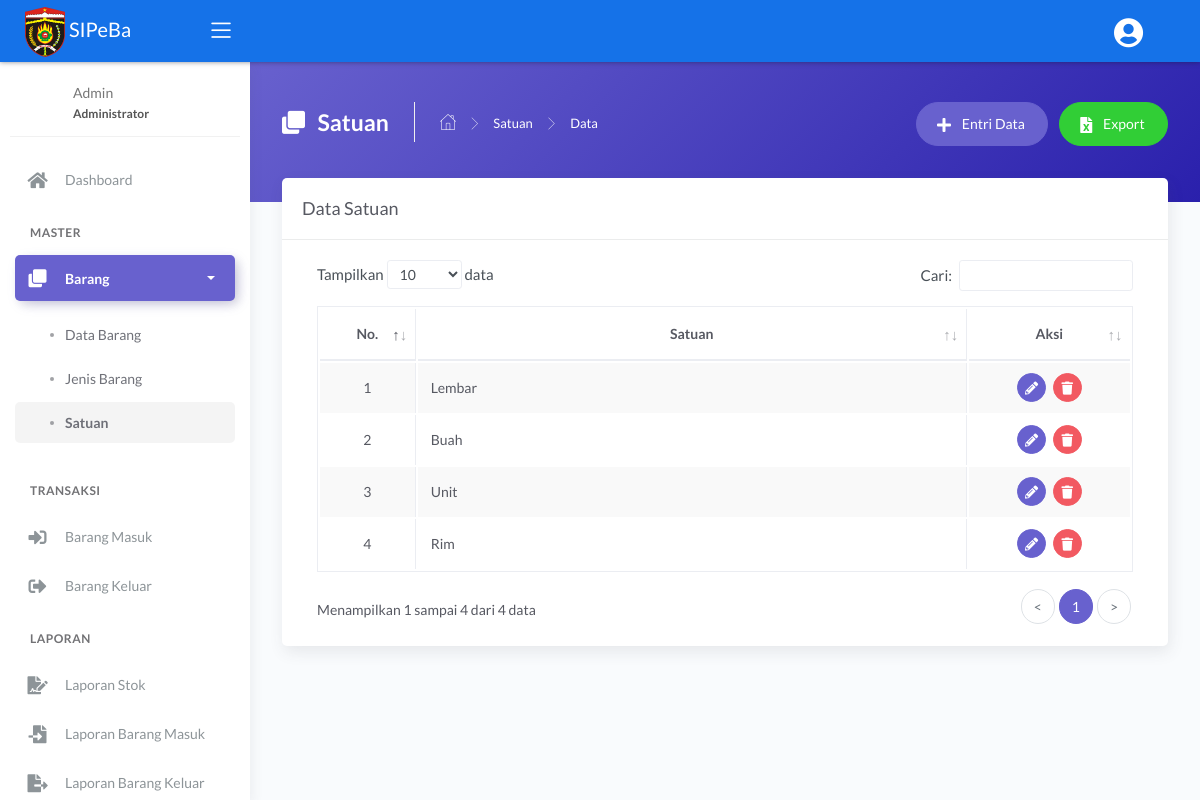
The app's page /main.php?module=satuan (signed in), older data.
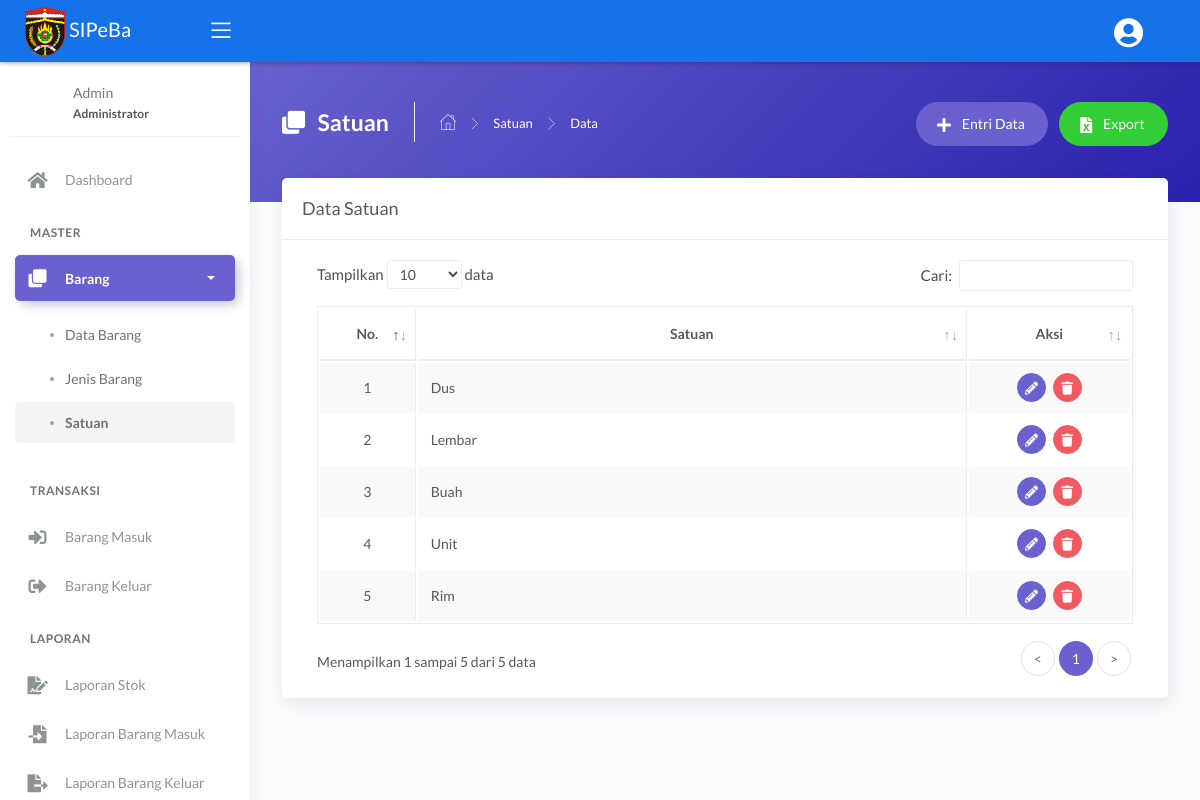
The same page, newer data.
### tables this page shows
CREATE TABLE `tbl_satuan` (
  `id_satuan` int(11) NOT NULL,
  `nama_satuan` varchar(30) NOT NULL
);

### modules/satuan/tampil_data.php (the view, shortened to what this page needs)
<?php
if (basename($_SERVER['PHP_SELF']) === basename(__FILE__)) {
  header('location: 404.html');
}
else {
?>
  <div class="panel-header bg-secondary-gradient">
    <div class="page-inner py-45">
      <div class="d-flex align-items-left align-items-md-top flex-column flex-md-row">
        <div class="page-header text-white">
          <h4 class="page-title text-white"><i class="fas fa-clone mr-2"></i> Satuan</h4>
          <ul class="breadcrumbs">
            <li class="nav-home"><a href="?module=dashboard"><i class="flaticon-home text-white"></i></a></li>
            <li class="separator"><i class="flaticon-right-arrow"></i></li>
            <li class="nav-item"><a href="?module=satuan" class="text-white">Satuan</a></li>
            <li class="separator"><i class="flaticon-right-arrow"></i></li>
            <li class="nav-item"><a>Data</a></li>
          </ul>
        </div>
        <div class="ml-md-auto py-2 py-md-0">
          <a href="?module=form_entri_satuan" class="btn btn-secondary btn-round mr-2">
            <span class="btn-label"><i class="fa fa-plus mr-2"></i></span> Entri Data
          </a>
          <a href="modules/satuan/export.php" class="btn btn-success btn-round">
            <span class="btn-label"><i class="fa fa-file-excel mr-2"></i></span> Export
          </a>
        </div>
      </div>
    </div>
  </div>
  <div class="page-inner mt--5">
    <div class="card">
      <div class="card-header">
        <div class="card-title">Data Satuan</div>
      </div>
      <div class="card-body">
        <div class="table-responsive">
          <table id="basic-datatables" class="display table table-bordered table-striped table-hover">
            <thead>
              <tr>
                <th class="text-center">No.</th>
                <th class="text-center">Satuan</th>
                <th class="text-center">Aksi</th>
              </tr>
            </thead>
            <tbody>
              <?php
              $no = 1;
              $query = mysqli_query($mysqli, "SELECT * FROM tbl_satuan ORDER BY id_satuan DESC")
                                              or die('Ada kesalahan pada query tampil data : ' . mysqli_error($mysqli));
              while ($data = mysqli_fetch_assoc($query)) { ?>
                <tr>
                  <td width="30" class="text-center"><?php echo $no++; ?></td>
                  <td width="300"><?php echo $data['nama_satuan']; ?></td>
                  <td width="70" class="text-center">
                    <div>
                      <a href="?module=form_ubah_satuan&id=<?php echo $data['id_satuan']; ?>" class="btn btn-icon btn-round btn-secondary btn-sm mr-md-1" data-toggle="tooltip" data-placement="top" title="Ubah">
                        <i class="fas fa-pencil-alt fa-sm"></i>
                      </a>
                      <a href="modules/satuan/proses_hapus.php?id=<?php echo $data['id_satuan']; ?>" onclick="return confirm('Anda yakin ingin menghapus data satuan <?php echo $data['nama_satuan']; ?>?')" class="btn btn-icon btn-round btn-danger btn-sm" data-toggle="tooltip" data-placement="top" title="Hapus">
                        <i class="fas fa-trash fa-sm"></i>
                      </a>
                    </div>
                  </td>
                </tr>
              <?php } ?>
            </tbody>
          </table>
        </div>
      </div>
    </div>
  </div>
<?php } ?>

Row changes from the older to the newer data that the page shows:
added tbl_satuan: nama_satuan "Dus"
Text that changed along with them:
text written by a page script: "Tampilkan data Cari: Menampilkan 1 sampai 4 dari 4 data < 1 >" → "Tampilkan data Cari: Menampilkan 1 sampai 5 dari 5 data < 1 >"
